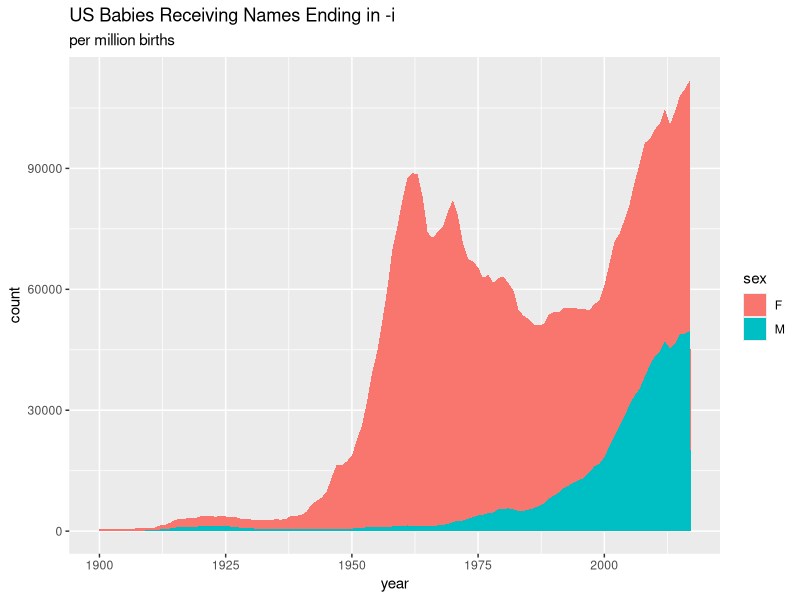
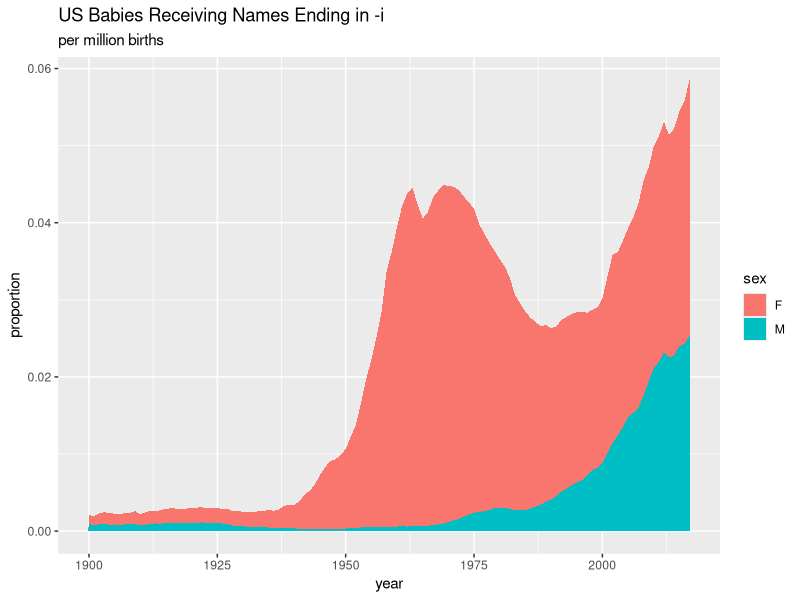

Source code (R) for these figures, in order:
## ---- chunk 1
#| message: false
library(tidyverse)
## ---- chunk 2
x <- read_csv("data/i_names.csv", show_col_types = FALSE)
## ---- chunk 3
summary(x)
## ---- chunk 4
x |>
  summarize(num_per_mil = sum(n),
              .by = c(year, sex)) |>
  filter (year >= 1900) |>
ggplot(aes(x=year, y = num_per_mil, group= sex, fill = sex)) +
  geom_area() +
labs(title = "US Babies Receiving Names Ending in -i", 
     subtitle = "per million births",
     x = "year",
     y = "count")
## ---- chunk 5
x |>
  mutate(n_per_mil = prop) |>
  select(year, sex, n_per_mil) |>
  summarize(num_per_mil = sum(n_per_mil), .by = c(year, sex)) |>
filter (year >= 1900) |>
ggplot(aes(x=year, y = num_per_mil, group= sex, fill = sex)) +
  geom_area() +
labs(title = "US Babies Receiving Names Ending in -i", 
     subtitle = "per million births",
      x = "year",
     y = "proportion")
